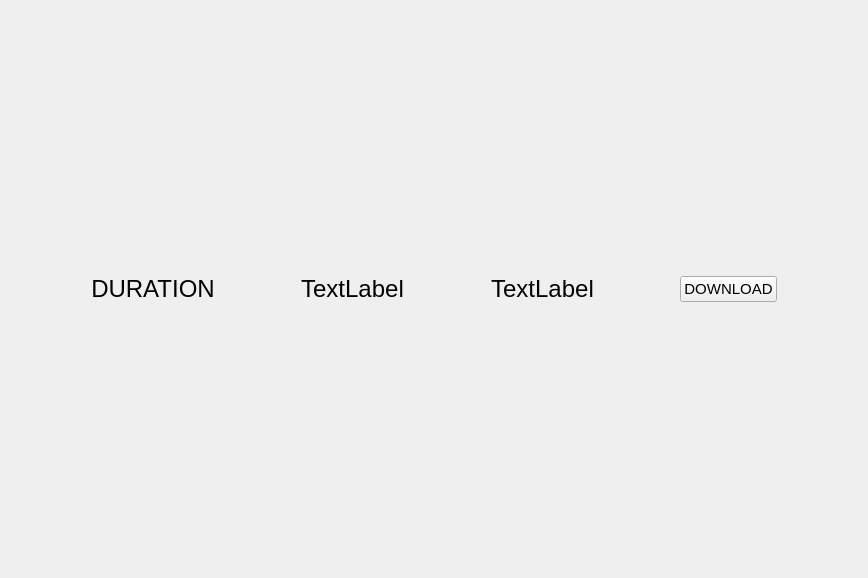
<?xml version="1.0" encoding="UTF-8"?>
<ui version="4.0">
 <class>Form</class>
 <widget class="QWidget" name="Form">
  <property name="geometry">
   <rect>
    <x>0</x>
    <y>0</y>
    <width>868</width>
    <height>578</height>
   </rect>
  </property>
  <property name="windowTitle">
   <string>Form</string>
  </property>
  <layout class="QHBoxLayout" name="horizontalLayout_2">
   <item>
    <layout class="QHBoxLayout" name="horizontalLayout">
     <item>
      <spacer name="horizontalSpacer">
       <property name="orientation">
        <enum>Qt::Horizontal</enum>
       </property>
       <property name="sizeHint" stdset="0">
        <size>
         <width>40</width>
         <height>20</height>
        </size>
       </property>
      </spacer>
     </item>
     <item>
      <widget class="QLabel" name="durationLabel">
       <property name="font">
        <font>
         <pointsize>18</pointsize>
        </font>
       </property>
       <property name="text">
        <string>DURATION</string>
       </property>
       <property name="alignment">
        <set>Qt::AlignCenter</set>
       </property>
      </widget>
     </item>
     <item>
      <spacer name="horizontalSpacer_2">
       <property name="orientation">
        <enum>Qt::Horizontal</enum>
       </property>
       <property name="sizeHint" stdset="0">
        <size>
         <width>40</width>
         <height>20</height>
        </size>
       </property>
      </spacer>
     </item>
     <item>
      <widget class="QLabel" name="sizeLabel">
       <property name="font">
        <font>
         <pointsize>18</pointsize>
        </font>
       </property>
       <property name="text">
        <string>TextLabel</string>
       </property>
       <property name="alignment">
        <set>Qt::AlignCenter</set>
       </property>
      </widget>
     </item>
     <item>
      <spacer name="horizontalSpacer_3">
       <property name="orientation">
        <enum>Qt::Horizontal</enum>
       </property>
       <property name="sizeHint" stdset="0">
        <size>
         <width>40</width>
         <height>20</height>
        </size>
       </property>
      </spacer>
     </item>
     <item>
      <widget class="QLabel" name="createdAtLabel">
       <property name="font">
        <font>
         <pointsize>18</pointsize>
        </font>
       </property>
       <property name="text">
        <string>TextLabel</string>
       </property>
       <property name="alignment">
        <set>Qt::AlignCenter</set>
       </property>
      </widget>
     </item>
     <item>
      <spacer name="horizontalSpacer_4">
       <property name="orientation">
        <enum>Qt::Horizontal</enum>
       </property>
       <property name="sizeHint" stdset="0">
        <size>
         <width>40</width>
         <height>20</height>
        </size>
       </property>
      </spacer>
     </item>
     <item>
      <widget class="QPushButton" name="downloadButton">
       <property name="font">
        <font>
         <pointsize>11</pointsize>
        </font>
       </property>
       <property name="text">
        <string>DOWNLOAD</string>
       </property>
      </widget>
     </item>
     <item>
      <spacer name="horizontalSpacer_5">
       <property name="orientation">
        <enum>Qt::Horizontal</enum>
       </property>
       <property name="sizeHint" stdset="0">
        <size>
         <width>40</width>
         <height>20</height>
        </size>
       </property>
      </spacer>
     </item>
    </layout>
   </item>
  </layout>
 </widget>
 <resources/>
 <connections/>
</ui>
